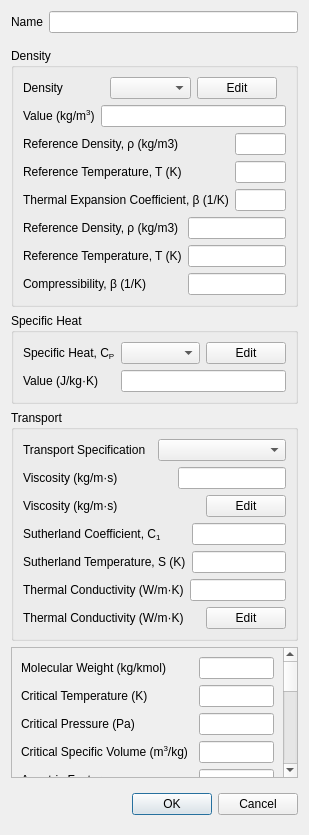
<?xml version="1.0" encoding="UTF-8"?>
<ui version="4.0">
 <class>MaterialDialog</class>
 <widget class="QDialog" name="MaterialDialog">
  <property name="geometry">
   <rect>
    <x>0</x>
    <y>0</y>
    <width>309</width>
    <height>835</height>
   </rect>
  </property>
  <property name="windowTitle">
   <string>Material</string>
  </property>
  <layout class="QVBoxLayout" name="verticalLayout">
   <item>
    <widget class="QWidget" name="dialogContents" native="true">
     <layout class="QVBoxLayout" name="verticalLayout_3">
      <property name="leftMargin">
       <number>0</number>
      </property>
      <property name="topMargin">
       <number>0</number>
      </property>
      <property name="rightMargin">
       <number>0</number>
      </property>
      <property name="bottomMargin">
       <number>0</number>
      </property>
      <item>
       <widget class="QWidget" name="widget" native="true">
        <layout class="QFormLayout" name="formLayout_6">
         <property name="leftMargin">
          <number>0</number>
         </property>
         <property name="topMargin">
          <number>0</number>
         </property>
         <property name="rightMargin">
          <number>0</number>
         </property>
         <item row="0" column="0">
          <widget class="QLabel" name="label_7">
           <property name="text">
            <string>Name</string>
           </property>
          </widget>
         </item>
         <item row="0" column="1">
          <widget class="QLineEdit" name="name"/>
         </item>
        </layout>
       </widget>
      </item>
      <item>
       <widget class="QGroupBox" name="groupBox">
        <property name="title">
         <string>Density</string>
        </property>
        <layout class="QVBoxLayout" name="verticalLayout_2">
         <property name="topMargin">
          <number>0</number>
         </property>
         <item>
          <widget class="QWidget" name="widget_2" native="true">
           <layout class="QFormLayout" name="formLayout_7">
            <property name="leftMargin">
             <number>0</number>
            </property>
            <property name="rightMargin">
             <number>0</number>
            </property>
            <property name="bottomMargin">
             <number>0</number>
            </property>
            <item row="0" column="0">
             <widget class="QLabel" name="label_2">
              <property name="text">
               <string>Density</string>
              </property>
             </widget>
            </item>
            <item row="1" column="0">
             <widget class="QLabel" name="label_4">
              <property name="text">
               <string>Value (kg/m&lt;sup&gt;3&lt;/sup&gt;)</string>
              </property>
             </widget>
            </item>
            <item row="1" column="1">
             <widget class="QLineEdit" name="constantDensity"/>
            </item>
            <item row="0" column="1">
             <widget class="QWidget" name="widget_90" native="true">
              <layout class="QHBoxLayout" name="horizontalLayout">
               <property name="topMargin">
                <number>0</number>
               </property>
               <property name="bottomMargin">
                <number>0</number>
               </property>
               <item>
                <widget class="PythonComboBox" name="densitySpec">
                 <property name="sizePolicy">
                  <sizepolicy hsizetype="Expanding" vsizetype="Fixed">
                   <horstretch>0</horstretch>
                   <verstretch>0</verstretch>
                  </sizepolicy>
                 </property>
                </widget>
               </item>
               <item>
                <widget class="QPushButton" name="densityEdit">
                 <property name="text">
                  <string>Edit</string>
                 </property>
                </widget>
               </item>
              </layout>
             </widget>
            </item>
           </layout>
          </widget>
         </item>
         <item>
          <widget class="QWidget" name="boussinesq" native="true">
           <layout class="QFormLayout" name="formLayout_9">
            <property name="leftMargin">
             <number>0</number>
            </property>
            <property name="topMargin">
             <number>0</number>
            </property>
            <property name="rightMargin">
             <number>0</number>
            </property>
            <property name="bottomMargin">
             <number>0</number>
            </property>
            <item row="0" column="0">
             <widget class="QLabel" name="label_12">
              <property name="text">
               <string>Reference Density, ρ (kg/m3)</string>
              </property>
             </widget>
            </item>
            <item row="0" column="1">
             <widget class="QLineEdit" name="boussinesqRho0"/>
            </item>
            <item row="1" column="0">
             <widget class="QLabel" name="label_13">
              <property name="text">
               <string>Reference Temperature, T (K)</string>
              </property>
             </widget>
            </item>
            <item row="1" column="1">
             <widget class="QLineEdit" name="boussinesqT0"/>
            </item>
            <item row="2" column="0">
             <widget class="QLabel" name="label_14">
              <property name="text">
               <string>Thermal Expansion Coefficient, β (1/K)</string>
              </property>
             </widget>
            </item>
            <item row="2" column="1">
             <widget class="QLineEdit" name="boussinesqBeta"/>
            </item>
           </layout>
          </widget>
         </item>
         <item>
          <widget class="QWidget" name="perfectFluid" native="true">
           <layout class="QFormLayout" name="formLayout_11">
            <property name="leftMargin">
             <number>0</number>
            </property>
            <property name="topMargin">
             <number>0</number>
            </property>
            <property name="rightMargin">
             <number>0</number>
            </property>
            <property name="bottomMargin">
             <number>0</number>
            </property>
            <item row="0" column="0">
             <widget class="QLabel" name="label_18">
              <property name="text">
               <string>Reference Density, ρ (kg/m3)</string>
              </property>
             </widget>
            </item>
            <item row="0" column="1">
             <widget class="QLineEdit" name="perfectFluidRho0"/>
            </item>
            <item row="1" column="0">
             <widget class="QLabel" name="label_19">
              <property name="text">
               <string>Reference Temperature, T (K)</string>
              </property>
             </widget>
            </item>
            <item row="1" column="1">
             <widget class="QLineEdit" name="perfectFluidT"/>
            </item>
            <item row="2" column="0">
             <widget class="QLabel" name="label_20">
              <property name="text">
               <string>Compressibility, β (1/K)</string>
              </property>
             </widget>
            </item>
            <item row="2" column="1">
             <widget class="QLineEdit" name="perfectFluidBeta"/>
            </item>
           </layout>
          </widget>
         </item>
        </layout>
       </widget>
      </item>
      <item>
       <widget class="QGroupBox" name="specificHeatGroup">
        <property name="title">
         <string>Specific Heat</string>
        </property>
        <layout class="QFormLayout" name="formLayout_3">
         <item row="1" column="0">
          <widget class="QLabel" name="label_5">
           <property name="text">
            <string>&lt;html&gt;&lt;head/&gt;&lt;body&gt;&lt;p&gt;Value (J/kg·K)&lt;/p&gt;&lt;/body&gt;&lt;/html&gt;</string>
           </property>
          </widget>
         </item>
         <item row="1" column="1">
          <widget class="QLineEdit" name="constantSpecificHeat"/>
         </item>
         <item row="0" column="0">
          <widget class="QLabel" name="label_3">
           <property name="text">
            <string>&lt;html&gt;&lt;head/&gt;&lt;body&gt;&lt;p&gt;Specific Heat, C&lt;span style=&quot; vertical-align:sub;&quot;&gt;P&lt;/span&gt;&lt;/p&gt;&lt;/body&gt;&lt;/html&gt;</string>
           </property>
          </widget>
         </item>
         <item row="0" column="1">
          <widget class="QWidget" name="widget_7" native="true">
           <layout class="QHBoxLayout" name="horizontalLayout_5">
            <property name="leftMargin">
             <number>0</number>
            </property>
            <property name="topMargin">
             <number>0</number>
            </property>
            <property name="rightMargin">
             <number>0</number>
            </property>
            <property name="bottomMargin">
             <number>0</number>
            </property>
            <item>
             <widget class="PythonComboBox" name="specificHeatSpec">
              <property name="sizePolicy">
               <sizepolicy hsizetype="Expanding" vsizetype="Fixed">
                <horstretch>0</horstretch>
                <verstretch>0</verstretch>
               </sizepolicy>
              </property>
             </widget>
            </item>
            <item>
             <widget class="QPushButton" name="specificHeatEdit">
              <property name="sizePolicy">
               <sizepolicy hsizetype="Fixed" vsizetype="Fixed">
                <horstretch>0</horstretch>
                <verstretch>0</verstretch>
               </sizepolicy>
              </property>
              <property name="text">
               <string>Edit</string>
              </property>
             </widget>
            </item>
           </layout>
          </widget>
         </item>
        </layout>
       </widget>
      </item>
      <item>
       <widget class="QGroupBox" name="transportGroup">
        <property name="title">
         <string>Transport</string>
        </property>
        <layout class="QVBoxLayout" name="verticalLayout_4">
         <item>
          <widget class="QWidget" name="widget_3" native="true">
           <layout class="QHBoxLayout" name="horizontalLayout_2">
            <property name="leftMargin">
             <number>0</number>
            </property>
            <property name="topMargin">
             <number>0</number>
            </property>
            <property name="rightMargin">
             <number>0</number>
            </property>
            <property name="bottomMargin">
             <number>0</number>
            </property>
            <item>
             <widget class="QLabel" name="label_15">
              <property name="text">
               <string>Transport Specification</string>
              </property>
             </widget>
            </item>
            <item>
             <widget class="PythonComboBox" name="transportSpec"/>
            </item>
           </layout>
          </widget>
         </item>
         <item>
          <widget class="QWidget" name="viscosityGroup" native="true">
           <layout class="QVBoxLayout" name="verticalLayout_5">
            <property name="leftMargin">
             <number>0</number>
            </property>
            <property name="topMargin">
             <number>0</number>
            </property>
            <property name="rightMargin">
             <number>0</number>
            </property>
            <property name="bottomMargin">
             <number>0</number>
            </property>
            <item>
             <widget class="QWidget" name="viscosityConstantGroup" native="true">
              <layout class="QGridLayout" name="gridLayout" rowstretch="0,0" columnstretch="0,0,0,0">
               <property name="leftMargin">
                <number>0</number>
               </property>
               <property name="topMargin">
                <number>0</number>
               </property>
               <property name="rightMargin">
                <number>0</number>
               </property>
               <property name="bottomMargin">
                <number>0</number>
               </property>
               <item row="1" column="1">
                <widget class="QLabel" name="label_16">
                 <property name="text">
                  <string>Viscosity (kg/m·s)</string>
                 </property>
                </widget>
               </item>
               <item row="1" column="2">
                <spacer name="horizontalSpacer">
                 <property name="orientation">
                  <enum>Qt::Horizontal</enum>
                 </property>
                 <property name="sizeHint" stdset="0">
                  <size>
                   <width>40</width>
                   <height>20</height>
                  </size>
                 </property>
                </spacer>
               </item>
               <item row="1" column="3">
                <widget class="QLineEdit" name="viscosityConstant"/>
               </item>
              </layout>
             </widget>
            </item>
            <item>
             <widget class="QWidget" name="viscosityEditGroup" native="true">
              <layout class="QGridLayout" name="gridLayout_3">
               <property name="leftMargin">
                <number>0</number>
               </property>
               <property name="topMargin">
                <number>0</number>
               </property>
               <property name="rightMargin">
                <number>0</number>
               </property>
               <property name="bottomMargin">
                <number>0</number>
               </property>
               <item row="0" column="2">
                <widget class="QPushButton" name="viscosityEdit">
                 <property name="sizePolicy">
                  <sizepolicy hsizetype="Fixed" vsizetype="Fixed">
                   <horstretch>0</horstretch>
                   <verstretch>0</verstretch>
                  </sizepolicy>
                 </property>
                 <property name="text">
                  <string>Edit</string>
                 </property>
                </widget>
               </item>
               <item row="0" column="0">
                <widget class="QLabel" name="label_21">
                 <property name="text">
                  <string>Viscosity (kg/m·s)</string>
                 </property>
                </widget>
               </item>
               <item row="0" column="1">
                <spacer name="horizontalSpacer_4">
                 <property name="orientation">
                  <enum>Qt::Horizontal</enum>
                 </property>
                 <property name="sizeHint" stdset="0">
                  <size>
                   <width>40</width>
                   <height>20</height>
                  </size>
                 </property>
                </spacer>
               </item>
              </layout>
             </widget>
            </item>
            <item>
             <widget class="QWidget" name="viscositySutherlandGroup" native="true">
              <layout class="QGridLayout" name="gridLayout_2">
               <property name="leftMargin">
                <number>0</number>
               </property>
               <property name="topMargin">
                <number>0</number>
               </property>
               <property name="rightMargin">
                <number>0</number>
               </property>
               <property name="bottomMargin">
                <number>0</number>
               </property>
               <item row="0" column="0">
                <widget class="QLabel" name="label">
                 <property name="text">
                  <string>Sutherland Coefficient, C&lt;sub&gt;1&lt;/sub&gt;</string>
                 </property>
                </widget>
               </item>
               <item row="0" column="1">
                <widget class="QLineEdit" name="sutherlandCoefficient"/>
               </item>
               <item row="1" column="0">
                <widget class="QLabel" name="label_6">
                 <property name="text">
                  <string>Sutherland Temperature, S (K)</string>
                 </property>
                </widget>
               </item>
               <item row="1" column="1">
                <widget class="QLineEdit" name="sutherlandTemperature"/>
               </item>
              </layout>
             </widget>
            </item>
           </layout>
          </widget>
         </item>
         <item>
          <widget class="QWidget" name="thermalConductivityGroup" native="true">
           <layout class="QVBoxLayout" name="verticalLayout_6">
            <property name="leftMargin">
             <number>0</number>
            </property>
            <property name="topMargin">
             <number>0</number>
            </property>
            <property name="rightMargin">
             <number>0</number>
            </property>
            <property name="bottomMargin">
             <number>0</number>
            </property>
            <item>
             <widget class="QWidget" name="thermalConductivityConstantGroup" native="true">
              <layout class="QHBoxLayout" name="horizontalLayout_6">
               <property name="leftMargin">
                <number>0</number>
               </property>
               <property name="topMargin">
                <number>0</number>
               </property>
               <property name="rightMargin">
                <number>0</number>
               </property>
               <property name="bottomMargin">
                <number>0</number>
               </property>
               <item>
                <widget class="QLabel" name="label_17">
                 <property name="text">
                  <string>Thermal Conductivity (W/m·K)</string>
                 </property>
                </widget>
               </item>
               <item>
                <widget class="QLineEdit" name="thermalConductivityConstant"/>
               </item>
              </layout>
             </widget>
            </item>
            <item>
             <widget class="QWidget" name="thermalConductivityEditGroup" native="true">
              <layout class="QHBoxLayout" name="horizontalLayout_7">
               <property name="leftMargin">
                <number>0</number>
               </property>
               <property name="topMargin">
                <number>0</number>
               </property>
               <property name="rightMargin">
                <number>0</number>
               </property>
               <property name="bottomMargin">
                <number>0</number>
               </property>
               <item>
                <widget class="QLabel" name="label_22">
                 <property name="text">
                  <string>Thermal Conductivity (W/m·K)</string>
                 </property>
                </widget>
               </item>
               <item>
                <spacer name="horizontalSpacer_3">
                 <property name="orientation">
                  <enum>Qt::Horizontal</enum>
                 </property>
                 <property name="sizeHint" stdset="0">
                  <size>
                   <width>40</width>
                   <height>20</height>
                  </size>
                 </property>
                </spacer>
               </item>
               <item>
                <widget class="QPushButton" name="thermalConductivityEdit">
                 <property name="sizePolicy">
                  <sizepolicy hsizetype="Fixed" vsizetype="Fixed">
                   <horstretch>0</horstretch>
                   <verstretch>0</verstretch>
                  </sizepolicy>
                 </property>
                 <property name="text">
                  <string>Edit</string>
                 </property>
                </widget>
               </item>
              </layout>
             </widget>
            </item>
           </layout>
          </widget>
         </item>
        </layout>
       </widget>
      </item>
     </layout>
    </widget>
   </item>
   <item>
    <widget class="QScrollArea" name="otherPropertiesContainer">
     <property name="widgetResizable">
      <bool>true</bool>
     </property>
     <widget class="QWidget" name="otherProperties">
      <property name="geometry">
       <rect>
        <x>0</x>
        <y>0</y>
        <width>272</width>
        <height>442</height>
       </rect>
      </property>
      <layout class="QFormLayout" name="formLayout">
       <item row="0" column="0">
        <widget class="QLabel" name="molecularWeightLabel">
         <property name="text">
          <string>Molecular Weight (kg/kmol)</string>
         </property>
        </widget>
       </item>
       <item row="0" column="1">
        <widget class="QLineEdit" name="molecularWeight"/>
       </item>
       <item row="1" column="0">
        <widget class="QLabel" name="label_8">
         <property name="text">
          <string>Critical Temperature (K)</string>
         </property>
        </widget>
       </item>
       <item row="1" column="1">
        <widget class="QLineEdit" name="criticalTemperature"/>
       </item>
       <item row="2" column="0">
        <widget class="QLabel" name="label_9">
         <property name="text">
          <string>Critical Pressure (Pa)</string>
         </property>
        </widget>
       </item>
       <item row="2" column="1">
        <widget class="QLineEdit" name="criticalPressure"/>
       </item>
       <item row="3" column="0">
        <widget class="QLabel" name="label_10">
         <property name="text">
          <string>&lt;html&gt;&lt;head/&gt;&lt;body&gt;&lt;p&gt;Critical Specific Volume (m&lt;span style=&quot; vertical-align:super;&quot;&gt;3&lt;/span&gt;/kg)&lt;/p&gt;&lt;/body&gt;&lt;/html&gt;</string>
         </property>
        </widget>
       </item>
       <item row="3" column="1">
        <widget class="QLineEdit" name="criticalSpecificVolume"/>
       </item>
       <item row="4" column="0">
        <widget class="QLabel" name="label_11">
         <property name="text">
          <string>Acentric Factor</string>
         </property>
        </widget>
       </item>
       <item row="4" column="1">
        <widget class="QLineEdit" name="acentricFactor"/>
       </item>
       <item row="5" column="0">
        <widget class="QLabel" name="label_23">
         <property name="text">
          <string>Triple Point Temperature (K)</string>
         </property>
        </widget>
       </item>
       <item row="5" column="1">
        <widget class="QLineEdit" name="tripleTemperature"/>
       </item>
       <item row="6" column="0">
        <widget class="QLabel" name="label_24">
         <property name="text">
          <string>Triple Point Pressure (Pa)</string>
         </property>
        </widget>
       </item>
       <item row="6" column="1">
        <widget class="QLineEdit" name="triplePressure"/>
       </item>
       <item row="7" column="0">
        <widget class="QLabel" name="saturationPressureLabel">
         <property name="text">
          <string>Saturation Pressure (Pa)</string>
         </property>
        </widget>
       </item>
       <item row="8" column="0">
        <widget class="QLabel" name="label_25">
         <property name="text">
          <string>Surface Tension (N/m)</string>
         </property>
        </widget>
       </item>
       <item row="9" column="0">
        <widget class="QLabel" name="emissivityLabel">
         <property name="text">
          <string>Emissivity</string>
         </property>
        </widget>
       </item>
       <item row="9" column="1">
        <widget class="QLineEdit" name="emissivity"/>
       </item>
       <item row="10" column="0">
        <widget class="QLabel" name="absorptionCoefficientLabel">
         <property name="text">
          <string>Absorption Coefficient</string>
         </property>
        </widget>
       </item>
       <item row="10" column="1">
        <widget class="QLineEdit" name="absorptionCoefficient"/>
       </item>
       <item row="11" column="0">
        <widget class="QLabel" name="label_27">
         <property name="text">
          <string>Latent Heat (J/kg)</string>
         </property>
        </widget>
       </item>
       <item row="12" column="0">
        <widget class="QLabel" name="label_26">
         <property name="text">
          <string>Boiling Point Temperature [K]</string>
         </property>
        </widget>
       </item>
       <item row="12" column="1">
        <widget class="QLineEdit" name="boilingTemperature"/>
       </item>
       <item row="13" column="0">
        <widget class="QLabel" name="label_28">
         <property name="text">
          <string>&lt;html&gt;&lt;head/&gt;&lt;body&gt;&lt;p&gt;Second Virial Coefficient (m&lt;span style=&quot; vertical-align:super;&quot;&gt;3&lt;/span&gt;/kg)&lt;/p&gt;&lt;/body&gt;&lt;/html&gt;</string>
         </property>
        </widget>
       </item>
       <item row="13" column="1">
        <widget class="QLineEdit" name="virialCoeff"/>
       </item>
       <item row="14" column="0">
        <widget class="QLabel" name="label_29">
         <property name="text">
          <string>Standard State Enthalpy (J/kg)</string>
         </property>
        </widget>
       </item>
       <item row="14" column="1">
        <widget class="QLineEdit" name="standardStateEnthalpy"/>
       </item>
       <item row="15" column="0">
        <widget class="QLabel" name="label_30">
         <property name="text">
          <string>Reference Temperature (K)</string>
         </property>
        </widget>
       </item>
       <item row="15" column="1">
        <widget class="QLineEdit" name="referenceTemperature"/>
       </item>
       <item row="7" column="1">
        <widget class="Function1ScalarWidget" name="saturationPressure" native="true"/>
       </item>
       <item row="11" column="1">
        <widget class="Function1ScalarWidget" name="enthalpyOfVaporization" native="true"/>
       </item>
       <item row="8" column="1">
        <widget class="Function1ScalarWidget" name="dropletSurfaceTension" native="true"/>
       </item>
      </layout>
     </widget>
    </widget>
   </item>
   <item>
    <widget class="QWidget" name="widget_4" native="true">
     <layout class="QHBoxLayout" name="horizontalLayout_3">
      <property name="rightMargin">
       <number>0</number>
      </property>
      <item>
       <spacer name="horizontalSpacer_2">
        <property name="orientation">
         <enum>Qt::Horizontal</enum>
        </property>
        <property name="sizeHint" stdset="0">
         <size>
          <width>208</width>
          <height>20</height>
         </size>
        </property>
       </spacer>
      </item>
      <item>
       <widget class="QPushButton" name="ok">
        <property name="text">
         <string>OK</string>
        </property>
        <property name="default">
         <bool>true</bool>
        </property>
       </widget>
      </item>
      <item>
       <widget class="QPushButton" name="cancel">
        <property name="text">
         <string>Cancel</string>
        </property>
       </widget>
      </item>
     </layout>
    </widget>
   </item>
  </layout>
 </widget>
 <customwidgets>
  <customwidget>
   <class>Function1ScalarWidget</class>
   <extends>QWidget</extends>
   <header>baramFlow.view.setup.models.DPM.function1_widget</header>
   <container>1</container>
  </customwidget>
  <customwidget>
   <class>PythonComboBox</class>
   <extends>QComboBox</extends>
   <header>widgets.python_combo_box</header>
  </customwidget>
 </customwidgets>
 <tabstops>
  <tabstop>name</tabstop>
  <tabstop>densitySpec</tabstop>
  <tabstop>densityEdit</tabstop>
  <tabstop>constantDensity</tabstop>
  <tabstop>specificHeatSpec</tabstop>
  <tabstop>specificHeatEdit</tabstop>
  <tabstop>constantSpecificHeat</tabstop>
  <tabstop>ok</tabstop>
  <tabstop>cancel</tabstop>
 </tabstops>
 <resources/>
 <connections>
  <connection>
   <sender>cancel</sender>
   <signal>clicked()</signal>
   <receiver>MaterialDialog</receiver>
   <slot>reject()</slot>
   <hints>
    <hint type="sourcelabel">
     <x>330</x>
     <y>621</y>
    </hint>
    <hint type="destinationlabel">
     <x>188</x>
     <y>325</y>
    </hint>
   </hints>
  </connection>
 </connections>
</ui>
